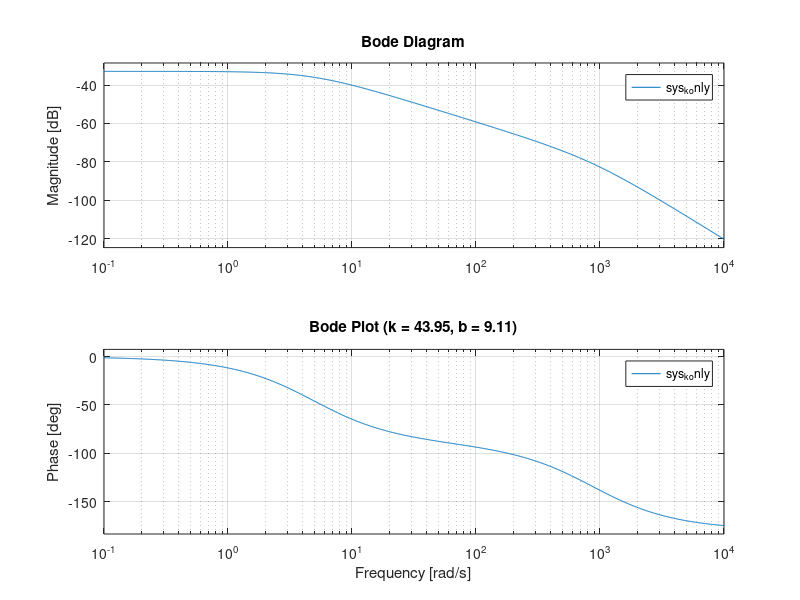

Write the MATLAB code that produced this figure.
%% =============================================================
%        PURE STIFFNESS (k-only) TRANSFER FUNCTION & BODE
% =============================================================
J_val = 0.0103;          % Fixed motor inertia
k_avg = 42.95 + 1;           % Your average estimated stiffness
b_avg = 9.1079;
% Define Transfer Function with b = 0
num = [1];
den = [J_val, b_avg, k_avg]; % Notice the 0 for the damping coefficient term
sys_k_only = tf(num, den);

disp('--- PURE STIFFNESS TRANSFER FUNCTION (b=0) ---');
disp(sys_k_only);

% Plot Bode Diagram
figure('Name', 'k-Only System Bode Diagram');
bode(sys_k_only);
grid on;
title(sprintf('Bode Plot (k = %.2f, b = %.2f)', k_avg, b_avg));
